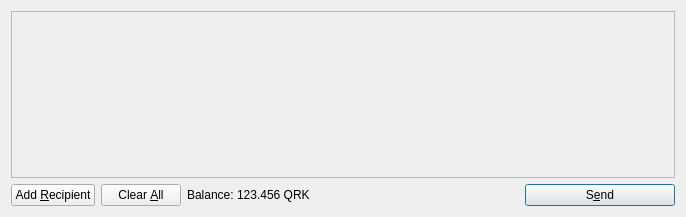
<?xml version="1.0" encoding="UTF-8"?>
<ui version="4.0">
 <class>SendCoinsDialog</class>
 <widget class="QDialog" name="SendCoinsDialog">
  <property name="geometry">
   <rect>
    <x>0</x>
    <y>0</y>
    <width>686</width>
    <height>217</height>
   </rect>
  </property>
  <property name="windowTitle">
   <string>Send Coins</string>
  </property>
  <layout class="QVBoxLayout" name="verticalLayout">
   <item>
    <widget class="QScrollArea" name="scrollArea">
     <property name="widgetResizable">
      <bool>true</bool>
     </property>
     <widget class="QWidget" name="scrollAreaWidgetContents">
      <property name="geometry">
       <rect>
        <x>0</x>
        <y>0</y>
        <width>666</width>
        <height>165</height>
       </rect>
      </property>
      <layout class="QVBoxLayout" name="verticalLayout_2">
       <property name="margin">
        <number>0</number>
       </property>
       <item>
        <layout class="QVBoxLayout" name="entries">
         <property name="spacing">
          <number>6</number>
         </property>
        </layout>
       </item>
       <item>
        <spacer name="verticalSpacer">
         <property name="orientation">
          <enum>Qt::Vertical</enum>
         </property>
         <property name="sizeHint" stdset="0">
          <size>
           <width>20</width>
           <height>40</height>
          </size>
         </property>
        </spacer>
       </item>
      </layout>
     </widget>
    </widget>
   </item>
   <item>
    <layout class="QHBoxLayout" name="horizontalLayout">
     <item>
      <widget class="QPushButton" name="addButton">
       <property name="toolTip">
        <string>Send to multiple recipients at once</string>
       </property>
       <property name="text">
        <string>Add &amp;Recipient</string>
       </property>
       <property name="icon">
        <iconset resource="../bitcoin.qrc">
         <normaloff>:/icons/add</normaloff>:/icons/add</iconset>
       </property>
       <property name="autoDefault">
        <bool>false</bool>
       </property>
      </widget>
     </item>
     <item>
      <widget class="QPushButton" name="clearButton">
       <property name="sizePolicy">
        <sizepolicy hsizetype="Minimum" vsizetype="Fixed">
         <horstretch>0</horstretch>
         <verstretch>0</verstretch>
        </sizepolicy>
       </property>
       <property name="toolTip">
        <string>Remove all transaction fields</string>
       </property>
       <property name="text">
        <string>Clear &amp;All</string>
       </property>
       <property name="icon">
        <iconset resource="../bitcoin.qrc">
         <normaloff>:/icons/remove</normaloff>:/icons/remove</iconset>
       </property>
       <property name="autoRepeatDelay">
        <number>300</number>
       </property>
       <property name="autoDefault">
        <bool>false</bool>
       </property>
      </widget>
     </item>
     <item>
      <layout class="QHBoxLayout" name="horizontalLayout_2">
       <property name="spacing">
        <number>3</number>
       </property>
       <item>
        <widget class="QLabel" name="label">
         <property name="text">
          <string>Balance:</string>
         </property>
        </widget>
       </item>
       <item>
        <widget class="QLabel" name="labelBalance">
         <property name="cursor">
          <cursorShape>IBeamCursor</cursorShape>
         </property>
         <property name="text">
          <string>123.456 QRK</string>
         </property>
         <property name="textInteractionFlags">
          <set>Qt::LinksAccessibleByMouse|Qt::TextSelectableByKeyboard|Qt::TextSelectableByMouse</set>
         </property>
        </widget>
       </item>
      </layout>
     </item>
     <item>
      <spacer name="horizontalSpacer">
       <property name="orientation">
        <enum>Qt::Horizontal</enum>
       </property>
       <property name="sizeHint" stdset="0">
        <size>
         <width>40</width>
         <height>20</height>
        </size>
       </property>
      </spacer>
     </item>
     <item>
      <widget class="QPushButton" name="sendButton">
       <property name="minimumSize">
        <size>
         <width>150</width>
         <height>0</height>
        </size>
       </property>
       <property name="toolTip">
        <string>Confirm the send action</string>
       </property>
       <property name="text">
        <string>S&amp;end</string>
       </property>
       <property name="icon">
        <iconset resource="../bitcoin.qrc">
         <normaloff>:/icons/send</normaloff>:/icons/send</iconset>
       </property>
       <property name="default">
        <bool>true</bool>
       </property>
      </widget>
     </item>
    </layout>
   </item>
  </layout>
 </widget>
 <resources>
  <include location="../bitcoin.qrc"/>
 </resources>
 <connections/>
</ui>
